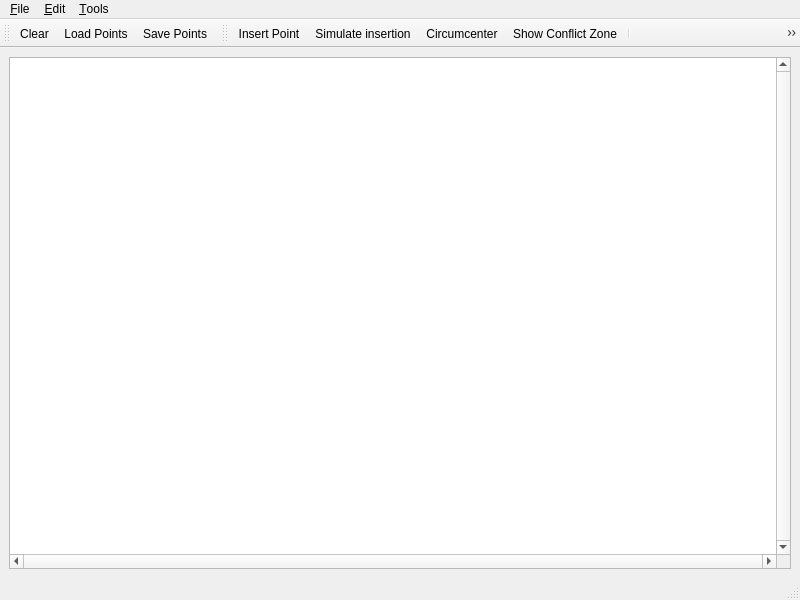
<?xml version="1.0" encoding="UTF-8"?>
<ui version="4.0">
 <author>GeometryFactory</author>
 <class>Delaunay_triangulation_2</class>
 <widget class="QMainWindow" name="Hyperbolic_Delaunay_triangulation_2">
  <property name="geometry">
   <rect>
    <x>0</x>
    <y>0</y>
    <width>800</width>
    <height>600</height>
   </rect>
  </property>
  <property name="windowTitle">
   <string>CGAL Hyperbolic Delaunay Triangulation</string>
  </property>
  <property name="windowIcon">
   <iconset resource="../../../GraphicsView/demo/resources/CGAL.qrc">
    <normaloff>:/cgal/logos/cgal_icon</normaloff>:/cgal/logos/cgal_icon</iconset>
  </property>
  <widget class="QWidget" name="centralwidget">
   <layout class="QGridLayout">
    <item row="0" column="0">
     <widget class="QGraphicsView" name="graphicsView">
      <property name="focusPolicy">
       <enum>Qt::StrongFocus</enum>
      </property>
      <property name="verticalScrollBarPolicy">
       <enum>Qt::ScrollBarAlwaysOn</enum>
      </property>
      <property name="horizontalScrollBarPolicy">
       <enum>Qt::ScrollBarAlwaysOn</enum>
      </property>
      <property name="transformationAnchor">
       <enum>QGraphicsView::NoAnchor</enum>
      </property>
     </widget>
    </item>
   </layout>
  </widget>
  <widget class="QStatusBar" name="statusbar"/>
  <widget class="QToolBar" name="fileToolBar">
   <property name="windowTitle">
    <string>File Tools</string>
   </property>
   <attribute name="toolBarArea">
    <enum>TopToolBarArea</enum>
   </attribute>
   <attribute name="toolBarBreak">
    <bool>false</bool>
   </attribute>
   <addaction name="actionClear"/>
   <addaction name="actionLoadPoints"/>
   <addaction name="actionSavePoints"/>
  </widget>
  <widget class="QToolBar" name="toolBar">
   <property name="windowTitle">
    <string>Visualization Tools</string>
   </property>
   <attribute name="toolBarArea">
    <enum>TopToolBarArea</enum>
   </attribute>
   <attribute name="toolBarBreak">
    <bool>false</bool>
   </attribute>
   <addaction name="actionInsertPoint"/>
   <addaction name="actionMovingPoint"/>
   <addaction name="actionCircumcenter"/>
   <addaction name="actionShowConflictZone"/>
   <addaction name="separator"/>
   <addaction name="actionShowDelaunay"/>
   <addaction name="actionShowVoronoi"/>
   <addaction name="separator"/>
   <addaction name="actionRecenter"/>
  </widget>
  <widget class="QMenuBar" name="menubar">
   <property name="geometry">
    <rect>
     <x>0</x>
     <y>0</y>
     <width>800</width>
     <height>22</height>
    </rect>
   </property>
   <widget class="QMenu" name="menuFile">
    <property name="title">
     <string>&amp;File</string>
    </property>
    <addaction name="separator"/>
    <addaction name="actionClear"/>
    <addaction name="actionLoadPoints"/>
    <addaction name="actionSavePoints"/>
    <addaction name="separator"/>
    <addaction name="actionQuit"/>
   </widget>
   <widget class="QMenu" name="menuEdit">
    <property name="title">
     <string>&amp;Edit</string>
    </property>
    <addaction name="actionInsertRandomPoints"/>
   </widget>
   <widget class="QMenu" name="menuTools">
    <property name="title">
     <string>&amp;Tools</string>
    </property>
    <addaction name="actionInsertPoint"/>
    <addaction name="actionG"/>
    <addaction name="actionG2"/>
    <addaction name="actionG4"/>
    <addaction name="actionG8"/>
    <addaction name="actionG16"/>
    <addaction name="actionMovingPoint"/>
    <addaction name="actionCircumcenter"/>
    <addaction name="actionShowConflictZone"/>
    <addaction name="separator"/>
    <addaction name="actionShowDelaunay"/>
    <addaction name="actionShowVoronoi"/>
    <addaction name="separator"/>
    <addaction name="actionRecenter"/>
   </widget>
   <addaction name="menuFile"/>
   <addaction name="menuEdit"/>
   <addaction name="menuTools"/>
  </widget>
  <action name="actionAbout">
   <property name="text">
    <string>&amp;About</string>
   </property>
  </action>
  <action name="actionAboutCGAL">
   <property name="text">
    <string>About &amp;CGAL</string>
   </property>
  </action>
  <action name="actionQuit">
   <property name="text">
    <string>&amp;Quit</string>
   </property>
   <property name="shortcut">
    <string>Ctrl+Q</string>
   </property>
  </action>
  <action name="actionInsertRandomPoints">
   <property name="text">
    <string>&amp;Insert random points</string>
   </property>
   <property name="shortcut">
    <string>Ctrl+I</string>
   </property>
  </action>
  <action name="actionMovingPoint">
   <property name="checkable">
    <bool>true</bool>
   </property>
   <property name="icon">
    <iconset resource="../../../GraphicsView/demo/Triangulation_2/Delaunay_triangulation_2.qrc">
     <normaloff>:/cgal/Actions/icons/moving_point.png</normaloff>:/cgal/Actions/icons/moving_point.png</iconset>
   </property>
   <property name="text">
    <string>&amp;Simulate insertion</string>
   </property>
   <property name="toolTip">
    <string comment="The comment">Simulate Insertion</string>
   </property>
   <property name="statusTip">
    <string comment="and its comment">Move mouse with left button pressed to see where point would be inserted</string>
   </property>
   <property name="whatsThis">
    <string comment="what">whats this</string>
   </property>
  </action>
  <action name="actionInsertPoint">
   <property name="checkable">
    <bool>true</bool>
   </property>
   <property name="checked">
    <bool>false</bool>
   </property>
   <property name="icon">
    <iconset resource="../../../GraphicsView/demo/icons/Input.qrc">
     <normaloff>:/cgal/Input/inputPoint.png</normaloff>:/cgal/Input/inputPoint.png</iconset>
   </property>
   <property name="text">
    <string>&amp;Insert Point</string>
   </property>
   <property name="toolTip">
    <string>Insert Point</string>
   </property>
   <property name="statusTip">
    <string>Left: Insert vtx</string>
   </property>
  </action>
  <action name="actionClear">
   <property name="icon">
    <iconset resource="../../../GraphicsView/demo/icons/File.qrc">
     <normaloff>:/cgal/fileToolbar/fileNew.png</normaloff>:/cgal/fileToolbar/fileNew.png</iconset>
   </property>
   <property name="text">
    <string>&amp;Clear</string>
   </property>
   <property name="shortcut">
    <string>Ctrl+C</string>
   </property>
  </action>
  <action name="actionShowVoronoi">
   <property name="checkable">
    <bool>true</bool>
   </property>
   <property name="checked">
    <bool>false</bool>
   </property>
   <property name="icon">
    <iconset resource="../../../GraphicsView/demo/icons/Triangulation_2.qrc">
     <normaloff>:/cgal/Triangulation_2/Voronoi_diagram_2.png</normaloff>:/cgal/Triangulation_2/Voronoi_diagram_2.png</iconset>
   </property>
   <property name="text">
    <string>Show &amp;Voronoi Diagram</string>
   </property>
   <property name="shortcut">
    <string>Ctrl+V</string>
   </property>
  </action>
  <action name="actionShowDelaunay">
   <property name="checkable">
    <bool>true</bool>
   </property>
   <property name="icon">
    <iconset resource="../../../GraphicsView/demo/Triangulation_2/Delaunay_triangulation_2.qrc">
     <normaloff>:/cgal/Actions/icons/triangulation.png</normaloff>:/cgal/Actions/icons/triangulation.png</iconset>
   </property>
   <property name="text">
    <string>Show Hyperbolic &amp;Delaunay Triangulation</string>
   </property>
   <property name="shortcut">
    <string>Ctrl+D</string>
   </property>
  </action>
  <action name="actionLoadPoints">
   <property name="icon">
    <iconset resource="../../../GraphicsView/demo/icons/File.qrc">
     <normaloff>:/cgal/fileToolbar/fileOpen.png</normaloff>:/cgal/fileToolbar/fileOpen.png</iconset>
   </property>
   <property name="text">
    <string>&amp;Load Points...</string>
   </property>
   <property name="shortcut">
    <string>Ctrl+L</string>
   </property>
  </action>
  <action name="actionSavePoints">
   <property name="icon">
    <iconset resource="../../../GraphicsView/demo/icons/File.qrc">
     <normaloff>:/cgal/fileToolbar/fileSave.png</normaloff>:/cgal/fileToolbar/fileSave.png</iconset>
   </property>
   <property name="text">
    <string>&amp;Save Points...</string>
   </property>
   <property name="shortcut">
    <string>Ctrl+S</string>
   </property>
  </action>
  <action name="actionCircumcenter">
   <property name="checkable">
    <bool>true</bool>
   </property>
   <property name="icon">
    <iconset resource="../../../GraphicsView/demo/Triangulation_2/Delaunay_triangulation_2.qrc">
     <normaloff>:/cgal/Actions/icons/circumcenter.png</normaloff>:/cgal/Actions/icons/circumcenter.png</iconset>
   </property>
   <property name="text">
    <string>&amp;Circumcenter</string>
   </property>
   <property name="toolTip">
    <string>Draw circumcenter</string>
   </property>
  </action>
  <action name="actionRecenter">
   <property name="icon">
    <iconset resource="../../../GraphicsView/demo/icons/Input.qrc">
     <normaloff>:/cgal/Input/zoom-best-fit</normaloff>:/cgal/Input/zoom-best-fit</iconset>
   </property>
   <property name="text">
    <string>Re&amp;center the viewport</string>
   </property>
   <property name="shortcut">
    <string>Ctrl+R</string>
   </property>
  </action>
  <action name="actionShowConflictZone">
   <property name="checkable">
    <bool>true</bool>
   </property>
   <property name="icon">
    <iconset resource="../../../GraphicsView/demo/Triangulation_2/Delaunay_triangulation_2.qrc">
     <normaloff>:/cgal/Actions/icons/conflict_zone.png</normaloff>:/cgal/Actions/icons/conflict_zone.png</iconset>
   </property>
   <property name="text">
    <string>Show Conflict Zone</string>
   </property>
  </action>
  <action name="actionG">
   <property name="checkable">
    <bool>true</bool>
   </property>
   <property name="icon">
    <iconset resource="Hyperbolic_translations_2.qrc">
     <normaloff>:/cgal/Actions/icons/G.png</normaloff>:/cgal/Actions/icons/G.png</iconset>
   </property>
   <property name="text">
    <string>G</string>
   </property>
  </action>
  <action name="actionG2">
   <property name="checkable">
    <bool>true</bool>
   </property>
   <property name="icon">
    <iconset resource="Hyperbolic_translations_2.qrc">
     <normaloff>:/cgal/Actions/icons/G2.png</normaloff>:/cgal/Actions/icons/G2.png</iconset>
   </property>
   <property name="text">
    <string>G2</string>
   </property>
  </action>
  <action name="actionG4">
   <property name="checkable">
    <bool>true</bool>
   </property>
   <property name="icon">
    <iconset resource="Hyperbolic_translations_2.qrc">
     <normaloff>:/cgal/Actions/icons/G4.png</normaloff>:/cgal/Actions/icons/G4.png</iconset>
   </property>
   <property name="text">
    <string>G4</string>
   </property>
  </action>
  <action name="actionG8">
   <property name="checkable">
    <bool>true</bool>
   </property>
   <property name="icon">
    <iconset resource="Hyperbolic_translations_2.qrc">
     <normaloff>:/cgal/Actions/icons/G8.png</normaloff>:/cgal/Actions/icons/G8.png</iconset>
   </property>
   <property name="text">
    <string>G8</string>
   </property>
  </action>
  <action name="actionG16">
   <property name="checkable">
    <bool>true</bool>
   </property>
   <property name="icon">
    <iconset resource="Hyperbolic_translations_2.qrc">
     <normaloff>:/cgal/Actions/icons/G16.png</normaloff>:/cgal/Actions/icons/G16.png</iconset>
   </property>
   <property name="text">
    <string>G16</string>
   </property>
  </action>
 </widget>
 <resources>
  <include location="../../../GraphicsView/demo/Triangulation_2/Delaunay_triangulation_2.qrc"/>
  <include location="../../../GraphicsView/demo/icons/File.qrc"/>
  <include location="Hyperbolic_translations_2.qrc"/>
  <include location="../../../GraphicsView/demo/resources/CGAL.qrc"/>
  <include location="../../../GraphicsView/demo/icons/Triangulation_2.qrc"/>
  <include location="../../../GraphicsView/demo/icons/Input.qrc"/>
 </resources>
 <connections/>
</ui>
